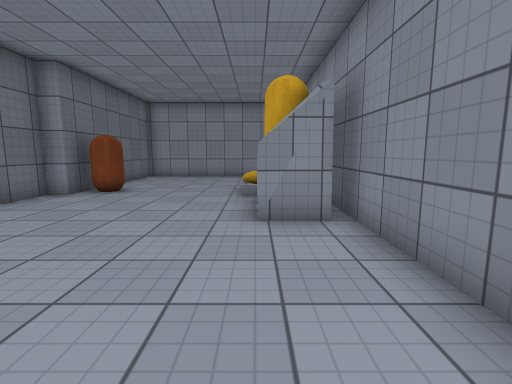
[1] (above)

12 first-person views from a walk through a scene from a Unity 3-D project. The camera is 1.3 m above the floor, tilts 8° down and sees 85° across. The floor is counted in squares, 1 m on a side. Each view is taken from the middle of a square. On the plan, view 1 faces up. The plan holds only what a view shows up to about 13 squares ahead; the rest is blank. Surface patterns are stand-ins for the level's own textures.

[2]
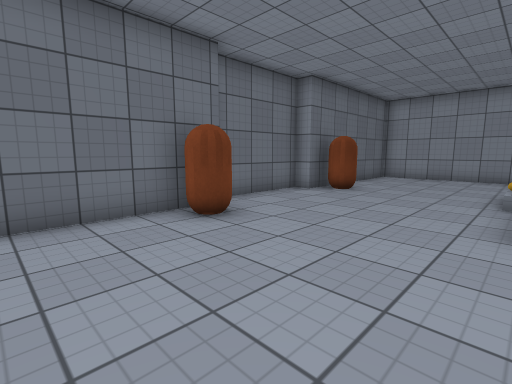

[3]
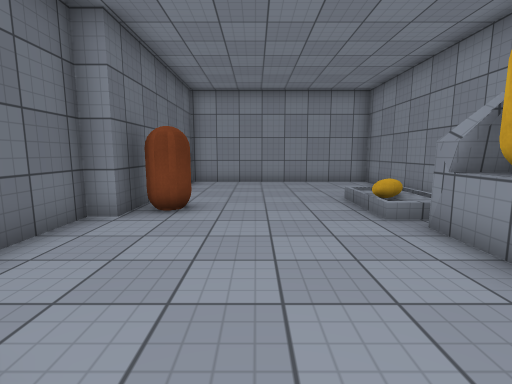

[4]
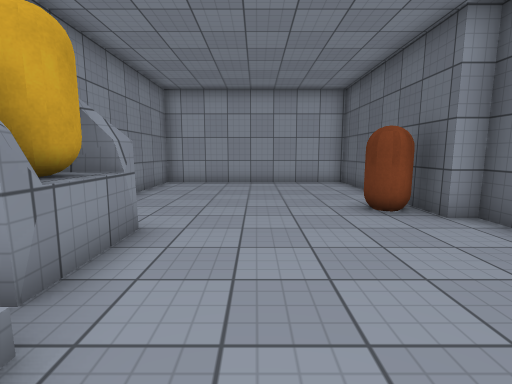

[5]
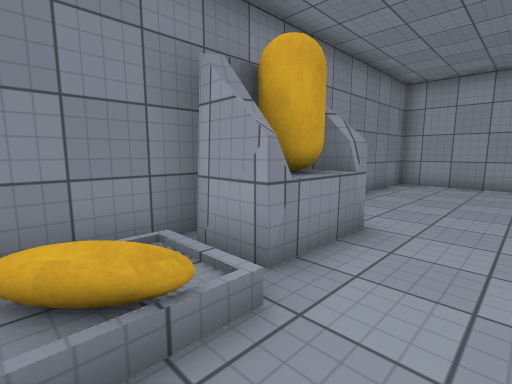

[6]
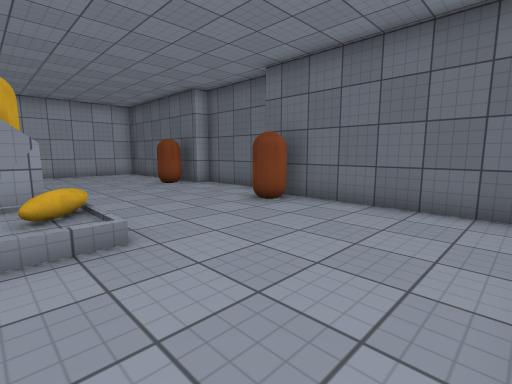

[7]
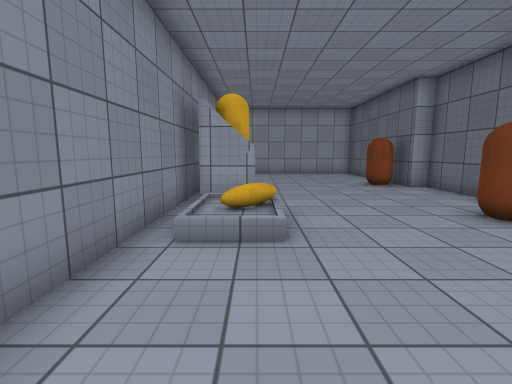

[8]
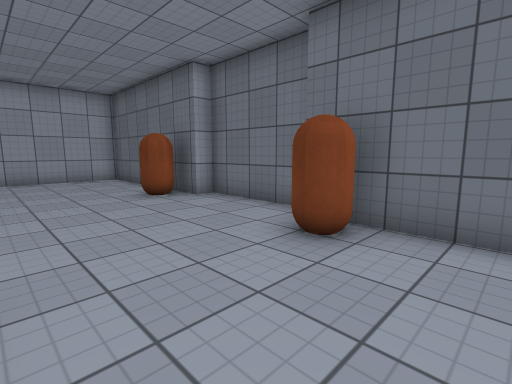

[9]
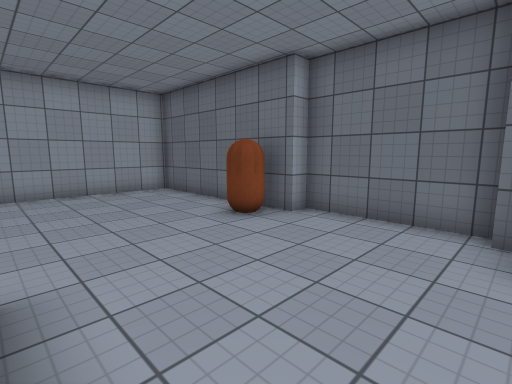

[10]
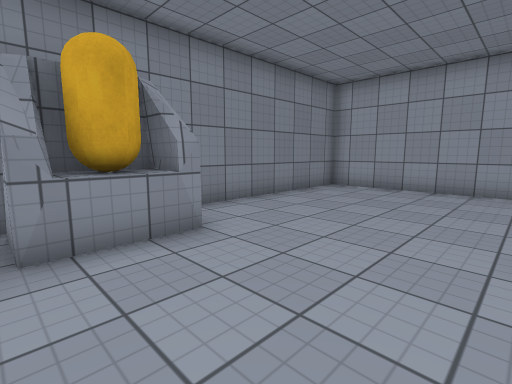

[11]
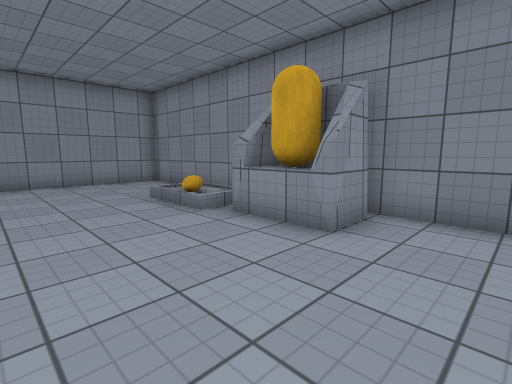

[12]
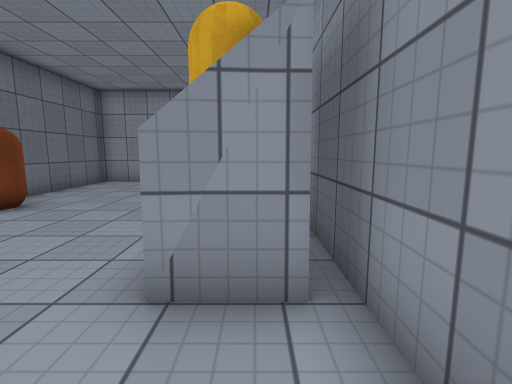

### Floor plan
Key: @ floor where view 1 was taken; # wall or solid block; x gap in a wall; . floor; / step, stairs or slope; O other object.
Columns run from 7 left of view 1 to 2 right of it. Each row starts with its distance up from view 1.
 16  #########
 15  #.......#
 14  #.......#
 13  #.......#
 12  #.......#
 11  #.....//#
 10  #O....//#
  9 #xO....//#
  8 #......###
  7 #......OO#
  6 #......OO#
  5 #......###
  4 #xO......#
  3  #O......#
  2  #.......#
  1  #.......#
  0  #.....@.#
 -1  #.......#
 -2  #.......#
 -3  #########

Positions as (right, up) in squares from view 1, and headings:
1: (0, 0), facing up
2: (0, 0), facing up-left
3: (-3, 3), facing up
4: (-2, 10), facing down
5: (-2, 10), facing down-right
6: (1, 15), facing down-left
7: (0, 15), facing down
8: (-1, 12), facing down-left
9: (0, 9), facing down-left
10: (-4, 8), facing down-right
11: (-4, 3), facing up-right
12: (1, 3), facing up
